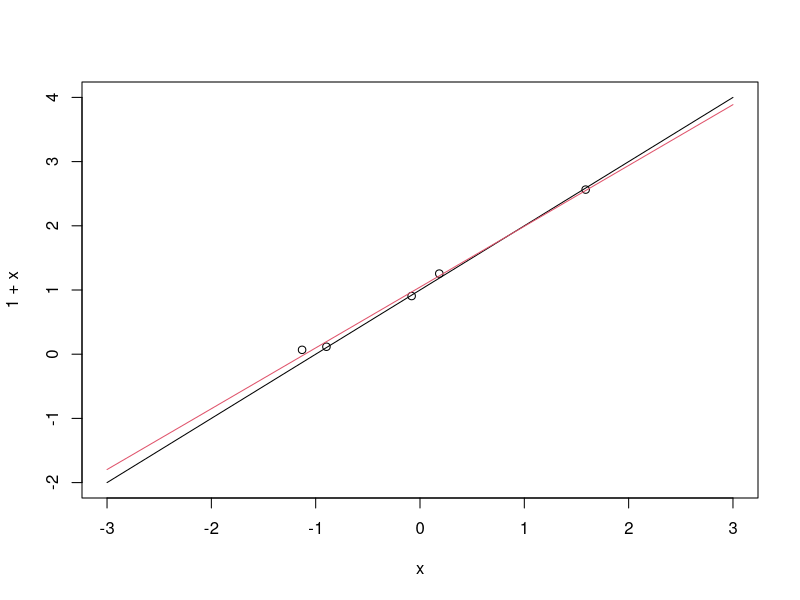
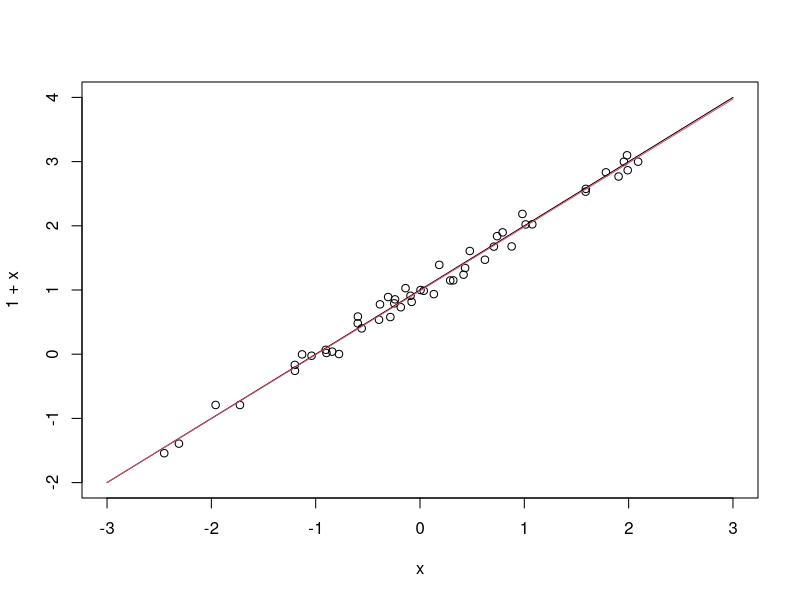
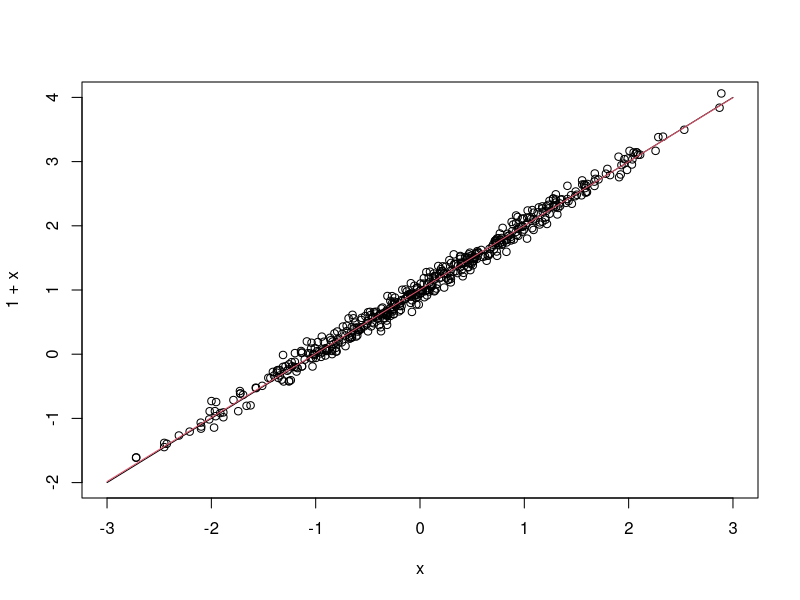

Reproduce these figures in R, in order.
# Sesion 10 Marzo 2022
# Sergio Quijano Rey
# sergioquijano@correo.ugr.es
#
# NOTA: como estamos mostrando mensajes por pantalla, lo recomendable es ejecutar o bien el script
# por lineas en un REPL o bien ejecutar todo el script usando `R --no-echo -f Sesion02-10-03-2022.r`
# para evitar que se muestren por pantalla tambien las lineas de codigo, haciendo que los mensajes
# por pantalla sean ilegibles

# Ejercicio 1
#===================================================================================================
message("EJERCICIO 1")
message("================================================================================")

# Ejecuta las siguientes sentencias y extrae conclusiones sobre el tipo de objeto que de-
# vuelven:

# Generamos una matriz 3x3 con los terminos ordenados de menor a mayor por columnas
A <- matrix(1:9, 3, 3)
message("La matriz A es:") ; print(A)
message("")

# Generamos un vector [1, 2, 3]
x <- 1:3
cat("El vector x es: ", x, "\n")
message("")

# Muestra un vector columna con tres elementos
result <- A %*% x
message("El resultado A%*%x es: ")
print(result)
message("")

# Esta operacion devuelve:
# Error in A %*% t(x) : non-conformable arguments
# El producto matriz vector coloca directamente el vector en formato columna
# Pero cuando trasponemos el vector, obtenemos una matriz en formato fila, que al
# operar no se transforma
# Asi que creo que la conversion automatica vector -> matriz pasa los vectores a formato columna

# Uso try para que el resto del script se pueda ejecutar
message("Computando A %*% t(x")
try({
    result <- A %*% t(x)
    message("El resultado de A %*% t(x) es:")
    print(result)
    return(result)
})
message("")


# Si funciona, devuelve un vector fila con el resultado de la operacion
# Asi que en este caso, R esta haciendo la conversion de vector a matriz para
# multiplicar viendo las dimensiones y concluyendo que tiene que convertirlo en formato fila
result <- x %*% A
message("El resultado de x %*% A es:")
print(result)
message("")

# También funciona y da el mismo resultado
# Parece que R convierte a matriz siempre en formato fila, como ya hemos dicho
# Y en este caso si que sirve
result <- t(x) %*% A
message("El resultado de t(x) %*% A es:")
print(result)
message("")

# Da como resultado una matriz de un unico elemento
# t(x) creo que siempre da la matriz en formato fila
# Al multiplicar matriz por vector, creo que R convierte fijandose en las dimensiones
# para que la operacion tenga sentido. Y en este caso hay que hacer fila * columna
result <- t(x) %*% x
message("El resultado de t(x) %*% A es:")
print(result)
message("")


# Ejercicio 2
#===================================================================================================

message("EJERCICIO 2")
message("================================================================================")
message("")

# Ejecuta las siguientes sentencias en R y formula los sistemas se resuelven en cada caso:

# Sistema 1
# Da como resultado el vector [1]
# Esto era de esperar porque estamos plantenando la ecuacion 2x = 2
message("El resultado de solve(2, 2) es:")
print(solve(2, 2))
message("Estamos resolviendo la ecuacion 2x = 2")
message("")

# Sistema 2
# En este caso da [-4, 6]
# Estamos resolviendo el sistema
# 3x + y = 12
# 4x + 2y = 8
message("Ahora resolvemos el sistema de ecuaciones:")
message("")
message("\t3x + y = 12")
message("\t4x + 2y = 8")
message("El resultado de este sistema de ecuaciones es: ")
A<-matrix(c(3, 1, 4, 2), 2, 2)
b<-c(12, 8)
print(solve(A, b))
message("")

# Sistema 3
# En este caso da la matriz
# 1.0   -2.0
# -0.5  1.5
#
# Estamos resolviendo el sistema AX = Diagonal(2)
# donde Diagonal(2) = [1 0 ; 0 1]
message("Ahora resolvemos el sistem AX = Diag(2)")
message("El resultado es:")
print(solve(A, diag(2)))
message("")

# Ejercicio 2.1
#===================================================================================================
message("EJERCICIO 2.1")
message("================================================================================")
message("")

message("Estamos resolviendo el sistema:")
message("")
message("\t10x + 7y + 8z + 7w = 32")
message("\t7x + 5y + 6z + 5w = 23")
message("\t8x + 6y + 10z + 9w = 33")
message("\t7x + 5y + 9z + 10w = 31")
message("")

# Creamos la matriz de coeficientes
# Por comodidad lo hago creando el vector y luego asignando dimensiones
A <- c(
    10 , 7 , 8 , 7,
    7 , 5 , 6 , 5,
    8 , 6 , 10 , 9,
    7 , 5 , 9 , 10
)
dim(A) <- c(4, 4)

# Creamos el vector de terminos independientes
b <- c(32, 23, 33, 31)

# Resuelvo el sistema con solve
# El resultado es [1, 1, 1, 1]
result <- solve(A, b)
message("El resultado de dicho sistema de ecuaciones es:")
print(result)
message("")

# Perturbo los terminos independientes sumando 0.05
b_pert <- b + 0.05
message("Perturbamos ligeramente los terminos independientes")
cat("Ahora dichos terminos independientes son: ", b_pert, "\n")
message("")

# Resuelvo el sistema perturbado
# El resultado da [0.40 2.00 0.75 1.15]
# Se aleja demasiado de la solucion inicial, parece muy inestable
result <- solve(A, b_pert)
message("El resultado a ese sistema perturbado es:")
print(result)
message("")

# Repetimos el proceso con una perturbacion de 0.1
# El resultado es [-0.2  3.0  0.5  1.3]
# De nuevo, muy alejado del resultado inicial, teniendo en cuenta la magnitud de la perturbacion
b_pert <- b + 0.1
result <- solve(A, b_pert)

message("Perturbamos de nuevo los terminos independientes")
cat("Ahora dichos terminos independientes son: ", b_pert, "\n")
message("")
message("El resultado a ese sistema perturbado es:")
print(result)
message("")


# Calcula el número de condición de la matriz A del sistema anterior así como su recíproco.
# Realiza primero el cálculo con las funciones kappa y rcond y después comprueba que
# coinciden con su denición (kappa(A) como cociente entre máximo y mínimo autovalor
# en valor absoluto y rcond(A) como su inversa). Comenta el resultado.

# Empezamos usando las instrucciones de R para el calulo

# El valor es 3341.215
kappa_A <- kappa(A)

# El valor es 0.0002228164
rcond_A <- rcond(A)

message("Los valores de condicion computados usando R son:")
message("kappa: ", kappa_A)
message("rcond: ", rcond_A)
message("")

# Al tener un alto valor de kappa (y por tanto, un valor reciproco muy cercano a cero)
# podemos concluir que el sistema esta bastante mal condicionado

# Ahora computo estos valores a mano a partir de su definicion, empleando autovalores

# Empiezo tomando los autovalores
# Por consola veo que son todos positivos, asi que no tengo que aplicarles el valor absoluto
eigenvalues_A = eigen(A)$values

# Tomo el valor minimo y maximo
maxeigen <- max(eigenvalues_A)
mineigen <- min(eigenvalues_A)

# Computo el cociente
# Da: 2984.093
# La diferencia con el kappa de R puede ser que esta redondeando los valores maxeigen, mineigen
manually_computed_kappa = maxeigen / mineigen

# Vemos la diferencia en cociente entre los dos valores
# Da 1.119675. Esta diferencia es significativa pero puede atribuirse a problemas con punto flotante
# Aunque no podemos descartar que R este computando dicho valor aplicacando operaciones que alteren
# el resultado debido a distintos problemas de punto flotante
R_vs_manually_q <- kappa_A / manually_computed_kappa

# Ahora computamos el inverso
# Da 0.0003351102
manually_computed_rec <- 1.0 / manually_computed_kappa

# Volvemos a explorar el cociente
# Da 0.6649048, la diferencia es significativa
R_vs_manually_rec <- rcond_A / manually_computed_rec

message("Valores de condicion computados manualmente usando los eigenvalues:")
message("kappa: ", manually_computed_kappa)
message("rcond: ", manually_computed_rec)
message("")

message("Cocientes R / Manual")
message("kappa: ", R_vs_manually_q)
message("rcond: ", R_vs_manually_rec)
message("")

# Ejercicio 3
#===================================================================================================
message("EJERCICIO 2.1")
message("================================================================================")
message("")

# Utiliza el código que aparece a continuación de este cuadro para generar una muestra de
# observaciones de las variables Y y X de tamaño n = 5 de la forma siguiente: las obser-
# vaciones xi corresponden a valores aleatorios desde una distribución normal estándar; y
# las observaciones de yi se obtienen a partir de la ecuación del modelo yi = 1 + xi + ϵi ,
# donde ϵi son valores aleatorios generados desde una normal con media 0 y desviación
# típica 0.1. A partir de esos datos:

# Cargamos unos datos aleatorios
n<-5
set.seed(2)
x<-rnorm(n)
y<-1+x+rnorm(n,0,0.1)

message("Los datos aleatorios para realizar la regresion son:")
cat("Valores de x: ", x, "\n")
cat("Valores de y: ", y, "\n")
message("")

# Generamos los datos para resolver el sistema
X <- cbind(rep(1, n), x)

message("La matriz que vamos a usar para resolver la regresion es:")
print(X)
message("")

# Calculamos (X'X)⁻¹
pre_matrix <- solve(t(X)%*%X)

# Calculamos ahora los coeficientes
# El resultado es [1.0453963 0.9472755]
# Esta cercano a [1 0] que es el resultado esperado en ausencia de ruido
# El procedimiento de resolucion es estable, porque las perturbaciones no han alejado
# demasiado las soluciones de las esperadas
betta_hat <- pre_matrix %*% t(X) %*% y

cat("Los coeficientes de regresion obtenidos son: ", betta_hat, "\n")
message("")

# Representamos graficamente el modelo lineal
message("Mostrando graficamente la regresion")
message("")
curve(1+x,-3,3)
points(x, y)
curve(betta_hat[1] + betta_hat[2]*x, -3, 3, add = TRUE, col = 2 )

# Repetimos el proceso para n = 50
# Cargamos unos datos aleatorios
message("==> Repetimos el proceso para 50 puntos")
message("")

n<-50
set.seed(2)
x<-rnorm(n)
y<-1+x+rnorm(n,0,0.1)

# Generamos los datos para resolver el sistema
X <- cbind(rep(1, n), x)

# Calculamos (X'X)⁻¹
pre_matrix <- solve(t(X) %*% X)

# Calculamos ahora los coeficientes
# El resultado es [0.9872414 0.9957350], todavia mas cercano a [1 1]
betta_hat <- pre_matrix %*% t(X) %*% y

cat("Los coeficientes de regresion ahora son: ", betta_hat, "\n")
message("")

# Representamos graficamente el modelo lineal
message("Representando graficamente la regresion")
message("")

curve(1+x,-3,3)
points(x, y)
curve(betta_hat[1] + betta_hat[2]*x, -3, 3, add = TRUE, col = 2 )

# Repetimos el proceso para n = 500
# Cargamos unos datos aleatorios
message("==> Repetimos el proceso para 500 puntos")
message("")

n<-500
set.seed(2)
x<-rnorm(n)
y<-1+x+rnorm(n,0,0.1)

# Generamos los datos para resolver el sistema
X <- cbind(rep(1, n), x)

# Calculamos (X'X)⁻¹
pre_matrix <- solve(t(X)%*%X)

# Calculamos ahora los coeficientes
# El resultado es [1.0064546 0.9963676]
# Vemos, por tanto, que al aumentar el numero de datos aumenta la precision
# con la que nos acercamos a la solucion verdadera del modelo
betta_hat <- pre_matrix %*% t(X) %*% y

cat("Los coeficientes de regresion ahora son: ", betta_hat, "\n")
message("")

# Representamos graficamente el modelo lineal
message("Representando graficamente la regresion")
message("")

curve(1+x,-3,3)
points(x, y)
curve(betta_hat[1] + betta_hat[2]*x, -3, 3, add = TRUE, col = 2 )


# Qué problema(s) puede tener en la práctica este tipo de implementación directa?

# Que sea poco eficiente al no estar haciendo optimizaciones segun los datos con los que trabajemos
# en cada momento. Por ejemplo, en el siguiente ejecicio vemos la optimizacion usando QR
# Ademas, estas rutinas usan por debajo LAPACK que esta programado en FORTRAN, mucho mas rapido
# que R (que seria el lenguaje usado a la hora de nosotros realizar una implementacion)
